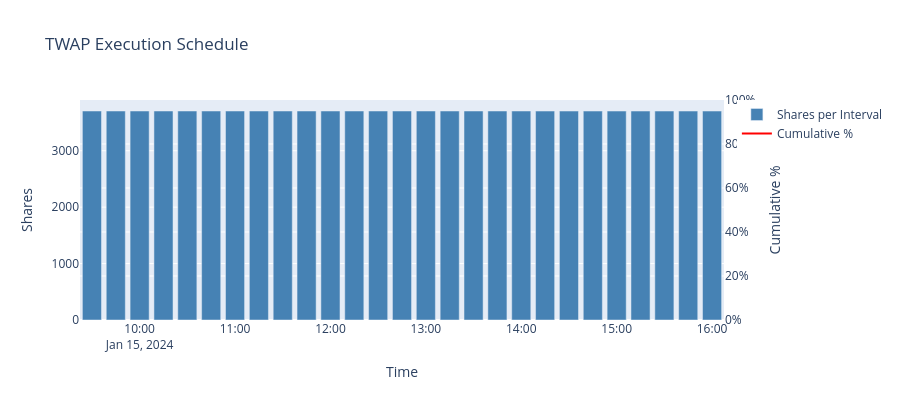

Notebook code for this chart:
### Markdown cell above
**Finding**: The TWAP summary confirms that the schedule is intentionally blind
to liquidity conditions. Equal slice sizes are a feature when the desk wants
robustness, but they also guarantee trading through the session's thin spots.

### Code cell
# Visualize TWAP schedule
fig = go.Figure()

times = twap.schedule["time"].to_list()
shares = twap.schedule["shares"].to_list()
cumulative = twap.schedule["cumulative"].to_list()

fig.add_bar(
    x=times,
    y=shares,
    name="Shares per Interval",
    marker_color="steelblue",
)

fig.add_scatter(
    x=times,
    y=[c / twap.total_shares * max(shares) for c in cumulative],
    mode="lines",
    name="Cumulative %",
    yaxis="y2",
    line=dict(color="red", width=2),
)

fig.update_layout(
    title="TWAP Execution Schedule",
    xaxis_title="Time",
    yaxis_title="Shares",
    yaxis2=dict(
        title="Cumulative %",
        overlaying="y",
        side="right",
        tickformat=".0%",
        range=[0, 1],
    ),
    height=400,
)
fig.show()

### Figure 1 — Plotly figure (JSON) as saved in the notebook; plotly's stock layout.template omitted (floating-point values rounded to 4 significant figures)
{"data": [{"marker": {"color": "steelblue"}, "name": "Shares per Interval", "type": "bar", "x": ["2024-01-15T09:30:00", "2024-01-15T09:45:00", "2024-01-15T10:00:00", "2024-01-15T10:15:00", "2024-01-15T10:30:00", "2024-01-15T10:45:00", "2024-01-15T11:00:00", "2024-01-15T11:15:00", "2024-01-15T11:30:00", "2024-01-15T11:45:00", "2024-01-15T12:00:00", "2024-01-15T12:15:00", "2024-01-15T12:30:00", "2024-01-15T12:45:00", "2024-01-15T13:00:00", "2024-01-15T13:15:00", "2024-01-15T13:30:00", "2024-01-15T13:45:00", "2024-01-15T14:00:00", "2024-01-15T14:15:00", "2024-01-15T14:30:00", "2024-01-15T14:45:00", "2024-01-15T15:00:00", "2024-01-15T15:15:00", "2024-01-15T15:30:00", "2024-01-15T15:45:00", "2024-01-15T16:00:00"], "y": [3704, 3704, 3704, 3704, 3704, 3704, 3704, 3704, 3704, 3704, 3704, 3704, 3704, 3704, 3704, 3704, 3704, 3704, 3704, 3703, 3703, 3703, 3703, 3703, 3703, 3703, 3703]}, {"line": {"color": "red", "width": 2}, "mode": "lines", "name": "Cumulative %", "type": "scatter", "x": ["2024-01-15T09:30:00", "2024-01-15T09:45:00", "2024-01-15T10:00:00", "2024-01-15T10:15:00", "2024-01-15T10:30:00", "2024-01-15T10:45:00", "2024-01-15T11:00:00", "2024-01-15T11:15:00", "2024-01-15T11:30:00", "2024-01-15T11:45:00", "2024-01-15T12:00:00", "2024-01-15T12:15:00", "2024-01-15T12:30:00", "2024-01-15T12:45:00", "2024-01-15T13:00:00", "2024-01-15T13:15:00", "2024-01-15T13:30:00", "2024-01-15T13:45:00", "2024-01-15T14:00:00", "2024-01-15T14:15:00", "2024-01-15T14:30:00", "2024-01-15T14:45:00", "2024-01-15T15:00:00", "2024-01-15T15:15:00", "2024-01-15T15:30:00", "2024-01-15T15:45:00", "2024-01-15T16:00:00"], "y": [137.2, 274.4, 411.6, 548.8, 686.0, 823.2, 960.4, 1098.0, 1235.0, 1372.0, 1509.0, 1646.0, 1784.0, 1921.0, 2058.0, 2195.0, 2332.0, 2470.0, 2607.0, 2744.0, 2881.0, 3018.0, 3155.0, 3293.0, 3430.0, 3567.0, 3704.0], "yaxis": "y2"}], "layout": {"height": 400, "title": {"text": "TWAP Execution Schedule"}, "xaxis": {"title": {"text": "Time"}}, "yaxis": {"title": {"text": "Shares"}}, "yaxis2": {"overlaying": "y", "range": [0, 1], "side": "right", "tickformat": ".0%", "title": {"text": "Cumulative %"}}}}
